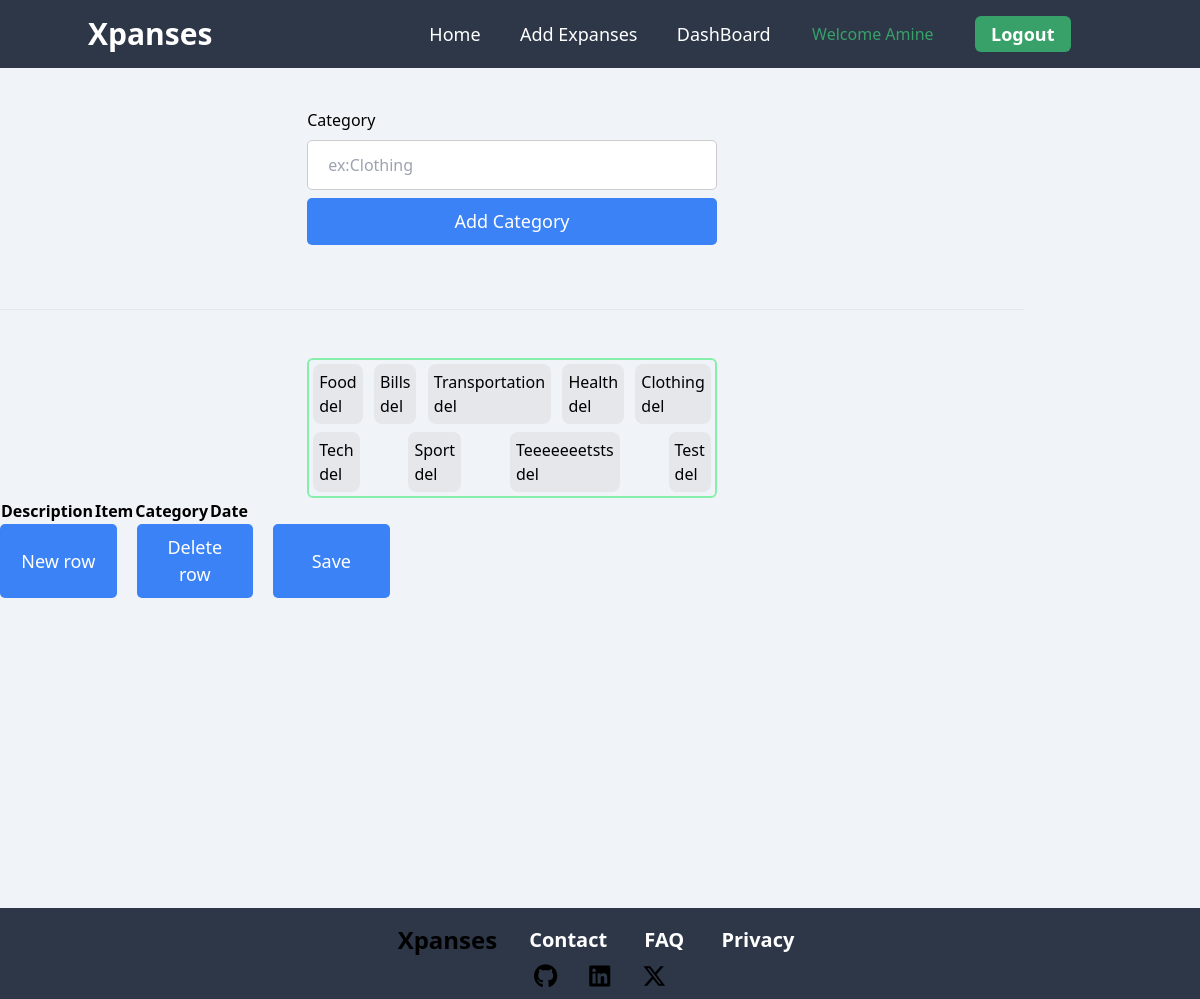
The app's page /add (signed in) with its own data.
### tracker/dbmodels.py (models this page shows, shortened)
class User(db.Model ,UserMixin):
    id = db.Column(db.Integer() , primary_key = True)# it was called user_id, but load_user() calls the id attribute from the User class, and not the  user_id attribute
    user_name = db.Column(db.String(length = 20) , nullable = False , unique = False)
    email = db.Column(db.String() , nullable = False , unique = True)
    password = db.Column(db.String(length = 100) , nullable = False , unique = False )
    balances = db.relationship('Balance', backref = 'owner' , lazy = True) # different balances for diffrent months
    def __repr__(self) -> str:
        return self.user_name #This is what displays the real value of the class User , if it's not written , all we get is <User 1or2>
    @property
    def get_password(self):
        return self.get_password

class Category(db.Model):
    category_id = db.Column(db.Integer() , primary_key = True)
    category_name = db.Column(db.String() , nullable = False , unique = True)
    items = db.relationship('Item' , backref = 'item-category' , lazy = True)
    def __repr__(self) -> str:
        return f'{self.category_name}'

### tracker/routes.py (the view)
@bp.route('/add' , methods = ['GET' , 'POST'])
def add():
    from tracker.dbmodels import Category , Item
    from tracker.forms import AddCategory
    from tracker import create_app , db
    app = create_app()
    form = AddCategory()
    if form.validate_on_submit():
        created_category = Category(category_name = form.category_name.data)
        with app.app_context():
            db.session.add(created_category)
            db.session.commit()
            return redirect(url_for('routes.add'))
    if form.errors:
        for err in form.errors.values():
            flash(err)
    categories = [str(category) for category in  Category.query.all()]
    items =[str(item) for item in  Item.query.all()]
    return render_template('categories.html' , form = form , categories = categories , items = items)

### tracker/forms.py (shortened to what this page needs)
class AddCategory(FlaskForm):
    category_name = StringField(label='Category' , validators=[DataRequired()])
    submit = SubmitField(label='Add Category')

### tracker/__init__.py (called while the page is built)
def create_app():
    app = Flask(__name__)
    app.register_blueprint(bp)
    bcrypte.init_app(app)
    login_manager.init_app(app)
    app.config.from_prefixed_env()
    db.init_app(app)
    return app

### tracker/dbmodels.py (called while the page is built)
    @login_manager.user_loader
    def load_user(user_id):
        return User.query.get(user_id)

### tracker/templates/categories.html (shortened to what this page needs)
{%extends 'base.html'%}
{%block content%}
<div class="container form-container my-10">
    <form action="" method="post" class="">
        <div class="container flex flex-col items-center  ">
            <div class="field-container">
                {{form.category_name.label()}}
                {{form.category_name(placeholder = 'ex:Clothing',class = 'input')}}
            </div>
            <div class="field-container">
                {{form.submit(class = 'btn' , id = 'btn')}}
            </div>
        </div>
    </form>
</div>
<br>
<hr>
<br> <br>
<div class="container mx-auto w-2/5  max-h-80  border-solid border-2 border-green-300 rounded-md flex items-center  justify-between flex-wrap overflow-y-scroll  ">
        {%for category in categories%}
            <div class=" category  m-1 p-1 h-1/2  border-solid border-2 rounded-lg items-center bg-gray-200  ">
                <p id="delete-category">{{category}}</p>
                <button  onclick="deleteCategory()">del</button>
            </div>
        {%endfor%}
</div>
<div class="container ">
    <div class="table-container">
        <table class="exp-table" id="expansesTable ">
            <thead class="table-header-group">
                <tr class="header">
                    <th>Description</th>
                    <th>Item</th>
                    <th>Category</th>
                    <th>Date</th>
                </tr>
            </thead>
        </table>
    </div>
    <div class="table-btns container w-2/5 flex ">
        <button class="btn mr-5 " onclick="addRow()">New row</button>
        <button class="btn mr-5 " onclick="deleteRow()">Delete row</button>
        <button class="btn mr-5 ">Save</button>
    </div>
</div>
{%endblock content%}

### tracker/templates/base.html (shortened to what this page needs)
<!DOCTYPE html>
<html lang="en">
<head>
    <link rel="stylesheet" href="{{ url_for('static', filename='./dist/output.css')}}">
    <link rel="stylesheet" href="{{url_for('static' , filename = './style/style.css')}}">
</head>
<body class="bg-body">
    <nav class=" bg-nav p-4">
        <div class="container mx-auto flex items-center justify-between ">
            <div class="logo w-1/3">
                <a class="text-3xl font-semibold  text-link hover:text-button "  href="#">Xpanses</a>
            </div>
            {%if current_user.is_authenticated %}
                <div class="container nav-links flex w-1/3 ">
                    <div class="mx-auto  w-full flex items-center justify-between   ">
                        <a class=" text-lg     text-link  hover:text-opacity-70" href='{{url_for("routes.home")}}'>Home</a>
                        <a class=" text-lg     text-link  hover:text-opacity-70"  href='{{url_for("routes.add")}}'>Add Expanses</a>
                        <a class=" text-lg     text-link  hover:text-opacity-70"  href='{{url_for("routes.dashboard")}}'>DashBoard</a>
                    </div>
                </div>
                <div class="container account flex justify-evenly items-center w-1/3">
                    <p class="text-button_hover">Welcome {{current_user}}</p>
                    <div class="bg-button_hover py-1 px-4 rounded-md  ">
                        <button class="text-lg font-semibold text-link" >
                        <a href="{{url_for('routes.logout')}}">Logout</a>
                        </button>
                    </div>
                </div>
            {%endif%}
        </div>
    </nav>
    <main class="container h-screen">
{%block content%}{%endblock content%}
    </main>
    <footer class=" bg-nav p-2 h-fit">
            <div class="first-row container mx-auto flex flex-wrap  items-center justify-center  ">
                <div class="butt p-2 mr-2 text-2xl font-semibold hover:text-button_hover" >
                    <a href='{{url_for("routes.home")}}'> Xpanses </a>
                </div>
                <div class="links text-xl font-semibold  ">
                    <a class="px-4 text-link  hover:text-opacity-40 " href="#">Contact</a>
                    <a class="px-4 text-link  hover:text-opacity-70 " href="#">FAQ</a>
                    <a class="px-4 text-link  hover:text-opacity-70 " href="#">Privacy</a>
                </div>
            </div>
            <div class="second-row container mx-auto flex justify-center   ">
                <a class="px-4" href='https://github.com/Amine-iD/Expanses-Tracker'>
                    <i class="fa-brands fa-github  text-2xl hover:text-link"> </i>
                </a>
                <a class="px-4"  href="https://linkedin.com">
                    <i class="fa-brands fa-linkedin text-2xl hover:text-link"></i>
                </a>
                <a class="px-4" href="https://x.com">
                    <i class="fa-brands fa-x-twitter text-2xl hover:text-link"></i>
                </a>
            </div>
    </footer>
</body>
</html>

### tracker/static/style/style.css (style rules this page uses)
.field-container { display:flex; flex-direction: column; width: 40%; }
.input { width: 100%; padding: 12px 20px; margin: 8px 0; display: inline-block; border: 1px solid #ccc; border-radius: 5px; box-sizing: border-box; }
.btn { padding: 10px 20px; background-color: rgb(59 130 246 / var(--tw-bg-opacity)); color: #fff; font-size: large; width: 100%; cursor: pointer; border-radius: 5px; }

### records on screen
User: user_name "Amine"
Category: category_name "Food"
Category: category_name "Bills"
Category: category_name "Transportation"
Category: category_name "Health"
Category: category_name "Clothing"
Category: category_name "Tech"
Category: category_name "Sport"
Category: category_name "Teeeeeeetsts"
Category: category_name "Test"
